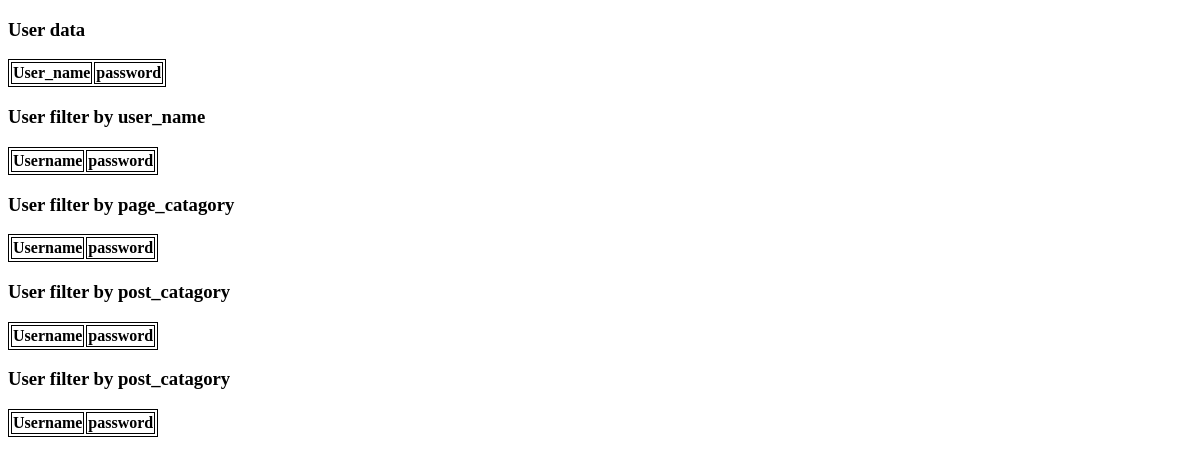
/relationproject/user/, run on an earlier commit of the app's database.
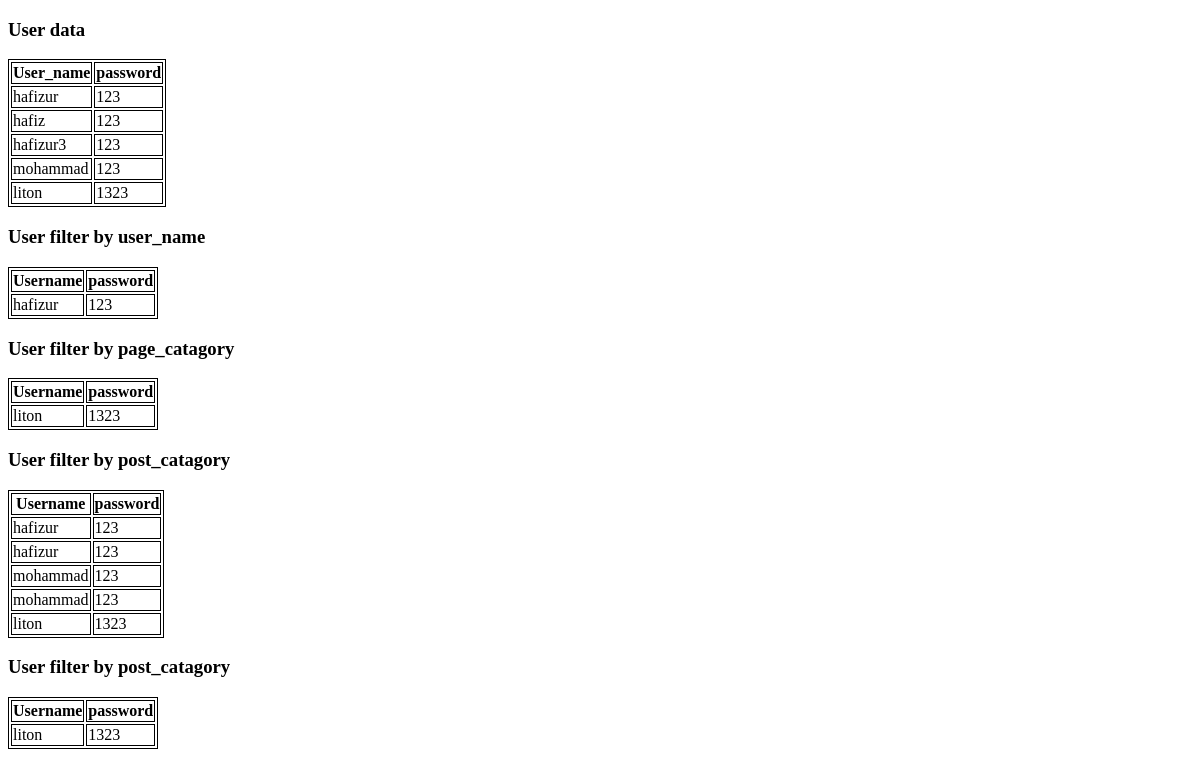
And on a later commit of the database.
### relationproject/models.py (models this page shows, shortened)
class User(models.Model):
    user_name=models.CharField(max_length=100)
    password=models.CharField(max_length=100)

### relationproject/views.py (the view)
# urls.py: path("user/",views.show_user_data,name='user'),
def show_user_data(request):
    data1=User.objects.all()
    data2=User.objects.filter(user_name='hafizur')
    data3=User.objects.filter(page__page_cat="video")
    data4=User.objects.filter(post__post_publish_date="2022-09-11")
    data5=User.objects.filter(post__post_cat='book')
    return render(request,"relationPaPP/user.html",{'data1':data1,'data2':data2,'data3':data3,'data4':data4,'data5':data5})

### templates/RelationPaPP/user.html (shortened to what this page needs)
<!DOCTYPE html>
<html lang="en">
<head>
</head>
<body>
    <table>
    <h3>User data </h3>
    <th>User_name</th>
    <th>password</th>
    {% for dt1 in data1 %}
      <tr>
        <td>{{dt1.user_name}}</td>
        <td>{{dt1.password}}</td>
      </tr>
    {% endfor %}
</table>
<h3>User filter by user_name</h3>
<table>
    <th>Username</th>
    <th>password</th>
    {% for dt2 in data2 %}
      <tr>
        <td>{{dt2.user_name}}</td>
        <td>{{dt2.password}}</td>
      </tr>
    {% endfor %}
</table>
<h3>User filter by page_catagory</h3>
<table>
    <th>Username</th>
    <th>password</th>
    {% for dt3 in data3 %}
    <tr>
        <td>{{dt3.user_name}}</td>
        <td>{{dt3.password}}</td>
    </tr>
    {% endfor %}
</table>
<h3>User filter by post_catagory</h3>
<table>
    <th>Username</th>
    <th>password</th>
    {% for dt4 in data4 %}
    <tr>
        <td>{{dt4.user_name}}</td>
        <td>{{dt4.password}}</td>
    </tr>
    {% endfor %}
</table>
<h3>User filter by post_catagory</h3>
<table>
    <th>Username</th>
    <th>password</th>
    {% for dt5 in data5 %}
    <tr>
        <td>{{dt5.user_name}}</td>
        <td>{{dt5.password}}</td>
    </tr>
    {% endfor %}
</table>
</body>
</html>

### templates/RelationPaPP/user.html (style rules this page uses)
table,th,tr,td { border: 1px solid black; }

What changed in the data, as far as the page shows it:
added User: user_name "hafizur", password "123"
added User: user_name "hafiz", password "123", shown under "User data"
added User: user_name "hafizur3", password "123", shown under "User data"
added User: user_name "mohammad", password "123"
added User: user_name "liton", password "1323"
